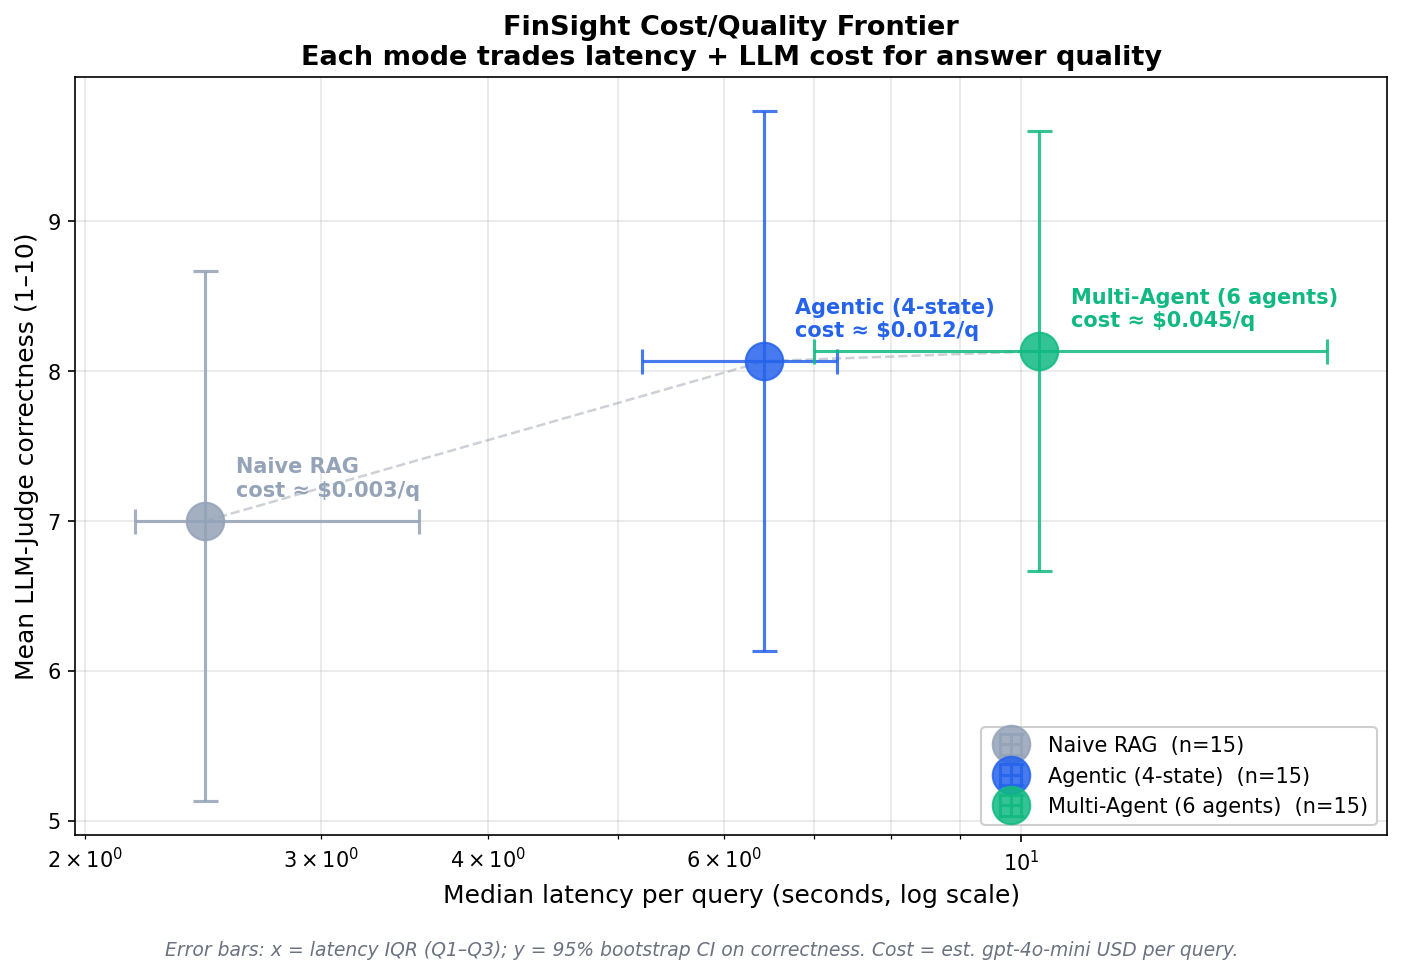

Generate this figure with Python:
"""Pareto cost/latency vs accuracy chart for the 3 operating modes.

Plots each mode (naive, agentic, multi_agent) as a point on:
    x-axis: median per-query latency (seconds)
    y-axis: mean LLM-judge correctness (1-10)

The accompanying error bars show the latency interquartile range and the
bootstrap-95% CI on correctness. Output: evaluation/pareto_chart.png.

This visually defends the 3-mode architecture: each mode sits on a different
point of the cost/quality frontier, and the analyst can pick the mode that
matches the question's budget.

Run:
    python evaluation/pareto_chart.py
"""

from __future__ import annotations

import csv
import random
from pathlib import Path
from typing import Dict, List, Tuple

import matplotlib
matplotlib.use("Agg")  # headless
import matplotlib.pyplot as plt
import numpy as np

EVAL_DIR = Path(__file__).resolve().parent
JUDGE_CSV = EVAL_DIR / "llm_judge_scores.csv"
OUT_PNG = EVAL_DIR / "pareto_chart.png"

MODES = ["naive", "agentic", "multi_agent"]
MODE_LABELS = {"naive": "Naive RAG", "agentic": "Agentic (4-state)", "multi_agent": "Multi-Agent (6 agents)"}
MODE_COLORS = {"naive": "#94a3b8", "agentic": "#2563eb", "multi_agent": "#10b981"}

# Rough cost ($/query) estimated from token-counts × gpt-4o-mini pricing.
# Used for the secondary x-axis. Update if you swap models.
COST_PER_QUERY_USD = {"naive": 0.003, "agentic": 0.012, "multi_agent": 0.045}


# --------------------------------------------------------------------------- #
# Loaders
# --------------------------------------------------------------------------- #

def load_results_csv(mode: str) -> List[Dict]:
    """Load one of the results_{mode}.csv files."""
    path = EVAL_DIR / f"results_{mode}.csv"
    rows: List[Dict] = []
    if not path.exists():
        return rows
    with open(path, newline="", encoding="utf-8") as fh:
        reader = csv.DictReader(fh)
        for row in reader:
            rows.append(row)
    return rows


def load_judge_scores() -> Dict[str, Dict[str, float]]:
    """Return {mode: {qid: correctness}}."""
    out: Dict[str, Dict[str, float]] = {m: {} for m in MODES}
    with open(JUDGE_CSV, newline="", encoding="utf-8") as fh:
        reader = csv.DictReader(fh)
        for r in reader:
            try:
                out[r["mode"]][r["question_id"]] = float(r["correctness"])
            except (ValueError, KeyError):
                continue
    return out


def latencies_by_mode() -> Dict[str, List[float]]:
    """Return {mode: [latency_seconds, ...]} from the per-mode results CSVs."""
    out: Dict[str, List[float]] = {}
    for mode in MODES:
        rows = load_results_csv(mode)
        vals: List[float] = []
        for r in rows:
            t = r.get("execution_time_s") or r.get("execution_time_ms")
            if not t:
                continue
            try:
                seconds = float(t)
                # Heuristic — if value > 200 the field was probably milliseconds
                if seconds > 200:
                    seconds /= 1000.0
                vals.append(seconds)
            except ValueError:
                continue
        out[mode] = vals
    return out


# --------------------------------------------------------------------------- #
# Stats helpers
# --------------------------------------------------------------------------- #

def bootstrap_ci(vals: List[float], n: int = 1000, ci: float = 0.95,
                 seed: int = 42) -> Tuple[float, float, float]:
    if not vals:
        return float("nan"), float("nan"), float("nan")
    rng = random.Random(seed)
    k = len(vals)
    means = []
    for _ in range(n):
        sample = [vals[rng.randrange(k)] for _ in range(k)]
        means.append(sum(sample) / k)
    means.sort()
    lo = means[int((1 - ci) / 2 * n)]
    hi = means[int((1 + ci) / 2 * n) - 1]
    return sum(vals) / k, lo, hi


# --------------------------------------------------------------------------- #
# Plot
# --------------------------------------------------------------------------- #

def main() -> None:
    judge = load_judge_scores()
    latencies = latencies_by_mode()

    fig, ax = plt.subplots(figsize=(9.5, 6.5))

    points: List[Dict] = []
    for mode in MODES:
        lats = latencies.get(mode, [])
        corr_vals = list(judge.get(mode, {}).values())
        if not lats or not corr_vals:
            continue

        # Median latency + IQR (latencies have heavier tails than means)
        lats_sorted = sorted(lats)
        median_lat = float(np.median(lats_sorted))
        q1 = float(np.percentile(lats_sorted, 25))
        q3 = float(np.percentile(lats_sorted, 75))

        mean_corr, lo, hi = bootstrap_ci(corr_vals)
        points.append({
            "mode": mode, "median_lat": median_lat, "q1": q1, "q3": q3,
            "mean_corr": mean_corr, "lo": lo, "hi": hi,
            "n_lat": len(lats), "n_corr": len(corr_vals),
        })

    # Scatter
    for p in points:
        ax.errorbar(
            p["median_lat"], p["mean_corr"],
            xerr=[[p["median_lat"] - p["q1"]], [p["q3"] - p["median_lat"]]],
            yerr=[[p["mean_corr"] - p["lo"]], [p["hi"] - p["mean_corr"]]],
            fmt="o", markersize=18,
            color=MODE_COLORS[p["mode"]],
            ecolor=MODE_COLORS[p["mode"]], alpha=0.85,
            elinewidth=1.5, capsize=6, capthick=1.5,
            label=f"{MODE_LABELS[p['mode']]}  (n={p['n_corr']})",
        )
        ax.annotate(
            f"{MODE_LABELS[p['mode']]}\ncost ≈ ${COST_PER_QUERY_USD[p['mode']]:.3f}/q",
            xy=(p["median_lat"], p["mean_corr"]),
            xytext=(15, 12), textcoords="offset points",
            fontsize=10, fontweight="bold",
            color=MODE_COLORS[p["mode"]],
        )

    # Frontier line (visual aid — connect the modes in latency order)
    points_sorted = sorted(points, key=lambda d: d["median_lat"])
    ax.plot(
        [p["median_lat"] for p in points_sorted],
        [p["mean_corr"] for p in points_sorted],
        linestyle="--", color="#9ca3af", alpha=0.5, linewidth=1.2, zorder=1,
    )

    ax.set_xlabel("Median latency per query (seconds, log scale)", fontsize=12)
    ax.set_ylabel("Mean LLM-Judge correctness (1–10)", fontsize=12)
    ax.set_title(
        "FinSight Cost/Quality Frontier\n"
        "Each mode trades latency + LLM cost for answer quality",
        fontsize=13, fontweight="bold",
    )
    ax.set_xscale("log")
    ax.grid(alpha=0.3, which="both")
    ax.set_axisbelow(True)
    ax.legend(loc="lower right", framealpha=0.95, fontsize=10)

    # Footer
    fig.text(
        0.5, 0.01,
        "Error bars: x = latency IQR (Q1–Q3); y = 95% bootstrap CI on correctness. "
        "Cost = est. gpt-4o-mini USD per query.",
        ha="center", fontsize=9, style="italic", color="#6b7280",
    )

    fig.tight_layout(rect=[0, 0.03, 1, 1])
    fig.savefig(OUT_PNG, dpi=150, bbox_inches="tight")
    print(f"Wrote: {OUT_PNG}")

    # Console summary
    print()
    print("Frontier summary:")
    print(f"{'Mode':<14} {'Median Lat':>12} {'Mean Corr':>11} {'Cost/q':>10}")
    for p in points_sorted:
        print(f"{p['mode']:<14} {p['median_lat']:>10.2f}s "
              f"{p['mean_corr']:>11.2f} "
              f"{'$' + format(COST_PER_QUERY_USD[p['mode']], '.4f'):>10}")


if __name__ == "__main__":
    main()
